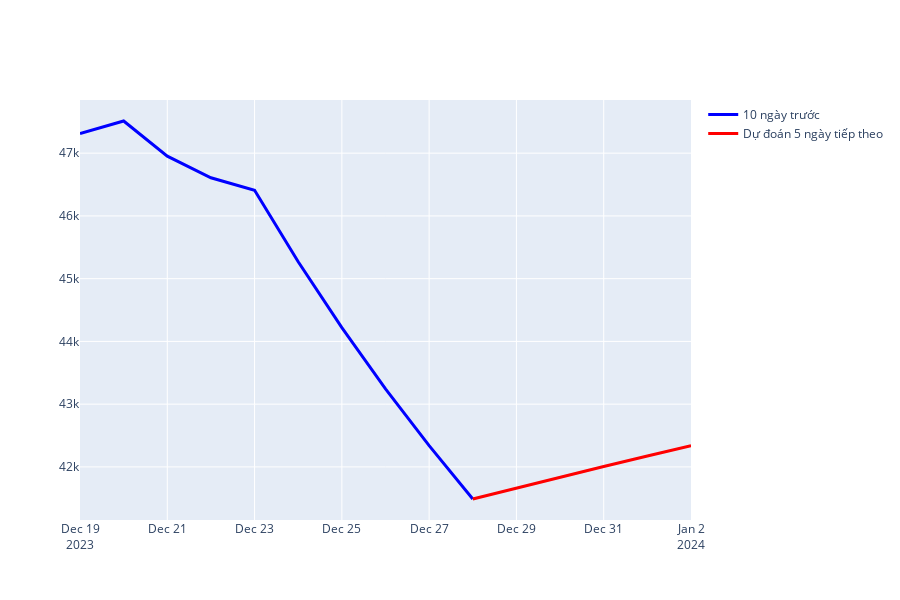

The notebook cell this image was saved under:
### Code cell
# Tạo danh sách các ngày
last_date = datetime.datetime.strptime('2023-12-29', '%Y-%m-%d')
date_list = [last_date + datetime.timedelta(days=x) for x in range(num_prediction)]
date_list = [last_date - datetime.timedelta(days=x) for x in range(10, 0, -1)] + date_list

# Chuyển đổi danh sách ngày thành chuỗi để hiển thị trên biểu đồ
date_list = [date.strftime('%Y-%m-%d') for date in date_list]

# Tạo biểu đồ
fig = go.Figure()

# Thêm dữ liệu 10 ngày trước
fig.add_trace(go.Scatter(x=date_list[:10], y=scaler.inverse_transform(dataset_cluster2[-10:]).reshape(-1),
                    mode='lines',
                    name='10 ngày trước',
                    line=dict(color='blue', width=3)))

# Thêm dự đoán 5 ngày tiếp theo
fig.add_trace(go.Scatter(x=date_list[9:], y=list(scaler.inverse_transform(dataset_cluster2[-1:]).reshape(-1)) + list(predictions_cluster2.reshape(-1)),
                    mode='lines',
                    name='Dự đoán 5 ngày tiếp theo',
                    line=dict(color='red', width=3)))

# Dãn biểu đồ theo chiều dọc
fig.update_layout(height=600)

fig.show()

### Figure 1 — Plotly figure (JSON) as saved in the notebook; plotly's stock layout.template omitted (floating-point values rounded to 4 significant figures)
{"data": [{"line": {"color": "blue", "width": 3}, "mode": "lines", "name": "10 ngày trước", "type": "scatter", "x": ["2023-12-19", "2023-12-20", "2023-12-21", "2023-12-22", "2023-12-23", "2023-12-24", "2023-12-25", "2023-12-26", "2023-12-27", "2023-12-28"], "y": [47310.0, 47510.0, 46950.0, 46610.0, 46410.0, 45270.0, 44220.0, 43240.0, 42340.0, 41490.0]}, {"line": {"color": "red", "width": 3}, "mode": "lines", "name": "Dự đoán 5 ngày tiếp theo", "type": "scatter", "x": ["2023-12-28", "2023-12-29", "2023-12-30", "2023-12-31", "2024-01-01", "2024-01-02"], "y": [41490.0, 41660.0, 41840.0, 42010.0, 42170.0, 42340.0]}], "layout": {"height": 600}}
